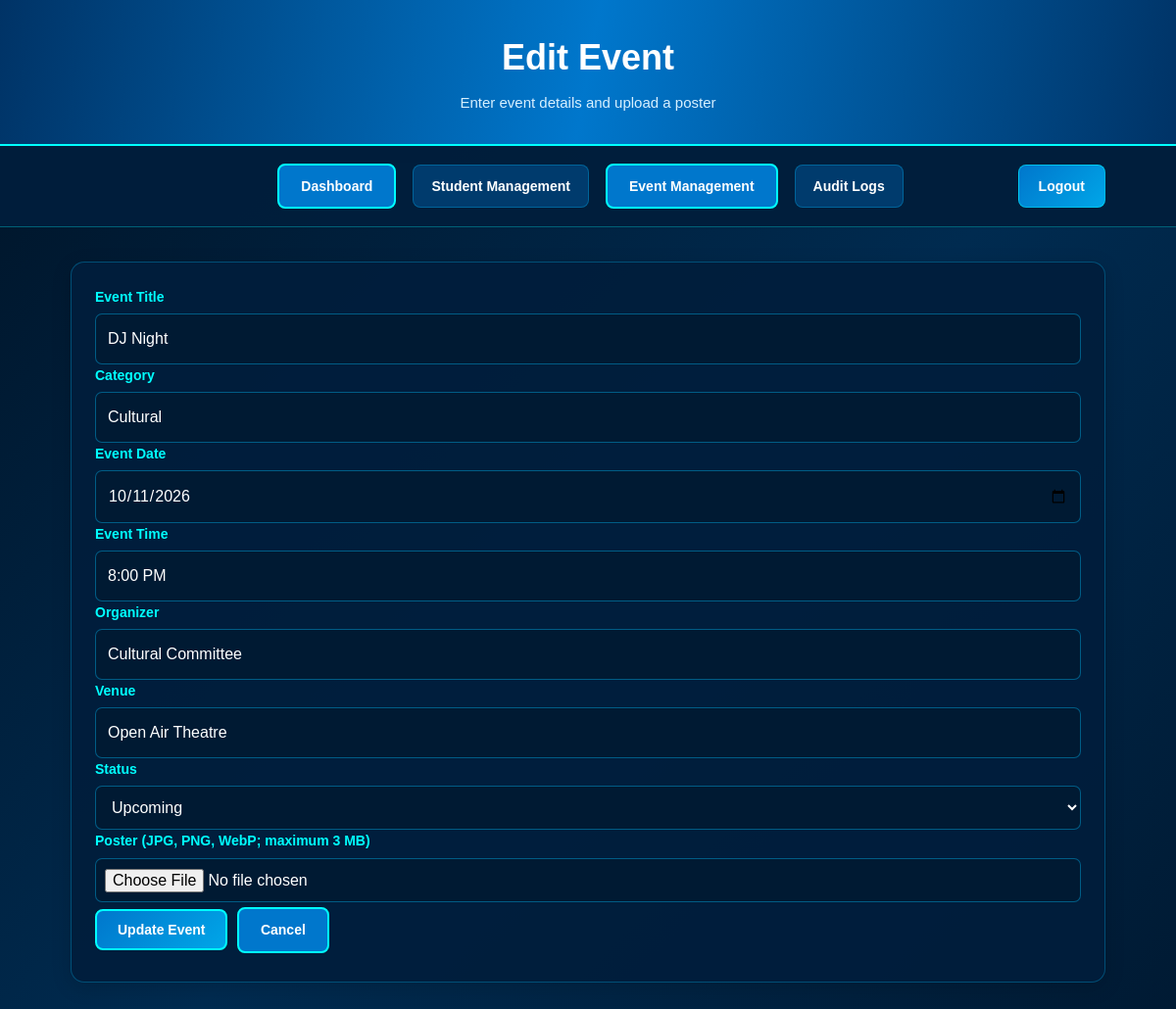
Page /event_form.php?id=10 (signed in) on the committed database.
### tables this page shows
CREATE TABLE `events` (
  `id` int(11) NOT NULL,
  `title` varchar(150) NOT NULL,
  `category` varchar(50) NOT NULL,
  `event_date` date NOT NULL,
  `organizer` varchar(100) NOT NULL,
  `venue` varchar(150) NOT NULL,
  `event_time` varchar(30) NOT NULL,
  `status` varchar(50) NOT NULL,
  `poster` varchar(255) DEFAULT NULL
);

### event_form.php (the view, shortened to what this page needs)
<?php
require_once __DIR__ . '/database.php';
function h($value): string
{
    return htmlspecialchars((string)$value, ENT_QUOTES, 'UTF-8');
}
$id = filter_input(INPUT_GET, 'id', FILTER_VALIDATE_INT);
$editing = $id !== null && $id !== false && $id > 0;
$event = [
    'title' => '',
    'category' => '',
    'event_date' => '',
    'organizer' => '',
    'venue' => '',
    'event_time' => '',
    'status' => 'Upcoming',
    'poster' => ''
];
if ($editing) {
    $stmt = $conn->prepare('SELECT * FROM events WHERE id = :id');
    $stmt->execute(['id' => $id]);
    $existing = $stmt->fetch(PDO::FETCH_ASSOC);
    $event = array_merge($event, $existing);
}
?>
<!DOCTYPE html>
<html lang="en">
<head>
    <link rel="stylesheet" href="events.css">
</head>
<body>
<header class="header">
    <h1><?= $editing ? 'Edit Event' : 'Add New Event' ?></h1>
    <p>Enter event details and upload a poster</p>
</header>
<nav class="navbar">
    <div class="nav-links">
        <a href="admindash.php">Dashboard</a>
        <a href="students.php">Student Management</a>
        <a href="events.php" class="active">Event Management</a>
        <a href="audit_logs.php">Audit Logs</a>
    </div>
    <a href="logout.php" class="logout-btn">Logout</a>
</nav>
<main class="container">
    <form method="POST" enctype="multipart/form-data"
          class="event-card event-content">
        <label for="title">Event Title</label>
        <input id="title" name="title" maxlength="150" required
               value="<?= h($event['title']) ?>">
        <label for="category">Category</label>
        <input id="category" name="category" maxlength="50" required
               value="<?= h($event['category']) ?>"
               placeholder="Technical, Cultural, Sports">
        <label for="event_date">Event Date</label>
        <input id="event_date" type="date" name="event_date" required
               value="<?= h($event['event_date']) ?>">
        <label for="event_time">Event Time</label>
        <input id="event_time" name="event_time" maxlength="30" required
               value="<?= h($event['event_time']) ?>"
               placeholder="10:00 AM">
        <label for="organizer">Organizer</label>
        <input id="organizer" name="organizer" maxlength="100" required
               value="<?= h($event['organizer']) ?>">
        <label for="venue">Venue</label>
        <input id="venue" name="venue" maxlength="150" required
               value="<?= h($event['venue']) ?>">
        <label for="status">Status</label>
        <select id="status" name="status" required>
            <?php foreach (
                ['Upcoming', 'Ongoing', 'Completed', 'Cancelled'] as $status
            ): ?>
                <option value="<?= h($status) ?>"
                    <?= $event['status'] === $status ? 'selected' : '' ?>>
                    <?= h($status) ?>
                </option>
            <?php endforeach; ?>
        </select>
        <label for="poster">
            Poster (JPG, PNG, WebP; maximum 3 MB)
        </label>
        <input id="poster" type="file" name="poster"
               accept=".jpg,.jpeg,.png,.webp,image/jpeg,image/png,image/webp">
        <div class="actions">
            <button type="submit" name="action" value="save">
                <?= $editing ? 'Update Event' : 'Save Event' ?>
            </button>
            <a class="button secondary" href="events.php">Cancel</a>
        </div>
    </form>
</main>
</body>
</html>

### events.css (style rules this page uses)
* { margin: 0; padding: 0; box-sizing: border-box; }
:root { --navy: #001326; --dark-blue: #003366; --blue: #0077cc; --cyan: #00ffff; --light-cyan: #00bfff; --white: #ffffff; --text: #d5e9f8; --card: rgba(0, 30, 60, 0.92); }
html { scroll-behavior: smooth; }
body { font-family: Arial, Helvetica, sans-serif; background: linear-gradient(135deg, #001326, #002b50 55%, #001a33); background-attachment: fixed; color: var(--white); min-height: 100vh; line-height: 1.6; }
.header { text-align: center; padding: 30px 20px; background: linear-gradient(100deg, #003366, #0077cc, #003366); border-bottom: 2px solid var(--cyan); box-shadow: 0 5px 25px rgba(0, 0, 0, 0.35); }
.header h1 { font-size: clamp(25px, 4vw, 36px); margin-bottom: 5px; color: var(--white); }
.header p { color: #d8f0ff; font-size: 15px; }
.navbar { display: flex; justify-content: center; align-items: center; flex-wrap: wrap; gap: 15px; padding: 13px 6%; background: rgba(0, 30, 60, 0.97); border-bottom: 1px solid rgba(0, 255, 255, 0.3); position: sticky; top: 0; z-index: 10; }
.nav-links { display: flex; justify-content: center; align-items: center; flex-wrap: wrap; gap: 12px; }
.nav-links a { color: var(--white); text-decoration: none; font-size: 14px; font-weight: bold; padding: 9px 13px; border-radius: 7px; transition: 0.3s ease; }
.nav-links a:hover, .nav-links a.active { color: var(--cyan); background: rgba(0, 191, 255, 0.12); }
.navbar .logout-btn { position: absolute; right: 6%; display: inline-block; color: var(--white); background: #0077cc; padding: 10px 20px; border: 1px solid var(--cyan); border-radius: 8px; font-size: 14px; font-weight: bold; text-decoration: none; }
.container, main { width: 88%; max-width: 1200px; margin: 35px auto; }
p { color: var(--text); }
label { display: block; margin-bottom: 6px; color: var(--cyan); font-size: 14px; font-weight: bold; }
input, select, textarea { width: 100%; padding: 12px; border: 1px solid rgba(0, 191, 255, 0.4); border-radius: 7px; background: #001a33; color: var(--white); font: inherit; outline: none; }
input[type="file"] { padding: 9px; }
.btn, button, input[type="submit"] { display: inline-block; color: #ffffff; background: linear-gradient(135deg, #0077cc, #00a6e8); padding: 11px 21px; border: 2px solid #00ffff; border-radius: 8px; font-size: 14px; font-weight: bold; text-decoration: none; cursor: pointer; transition: 0.3s ease; }
.event-card, .card { min-width: 0; padding: 24px; background: var(--card); border: 1px solid rgba(0, 191, 255, 0.3); border-radius: 14px; box-shadow: 0 5px 20px rgba(0, 0, 0, 0.15); transition: transform 0.3s ease, border-color 0.3s ease, box-shadow 0.3s ease; }
button[type="reset"], input[type="reset"], .reset-btn, a.cancel-btn, a[href="events.php"], a[href="admindash.php"] { display: inline-block !important; background: #0077cc !important; color: #ffffff !important; border: 2px solid #00ffff !important; border-radius: 8px !important; padding: 10px 22px !important; margin: 5px !important; font-size: 14px !important; font-weight: bold !important; text-decoration: none !important; cursor: pointer !important; opacity: 1 !important; visibility: visible !important; transition: 0.3s ease; }
.navbar { display: flex; justify-content: center; align-items: center; flex-wrap: wrap; gap: 10px; padding: 13px 6%; background: rgba(0, 30, 60, 0.97); border-bottom: 1px solid rgba(0, 255, 255, 0.3); }
.navbar a { display: inline-block; color: #ffffff; background: rgba(0, 119, 204, 0.35); padding: 10px 18px; border: 1px solid rgba(0, 191, 255, 0.3); border-radius: 8px; font-size: 14px; font-weight: bold; text-decoration: none; transition: 0.3s ease; }
.navbar .logout-btn { background: linear-gradient(135deg, #0077cc, #00a6e8); border-color: rgba(0, 255, 255, 0.45); }

### rows in the picture
events: title "DJ Night", category "Cultural", event_date "10/11/2026", event_time "8:00 PM", organizer "Cultural Committee", venue "Open Air Theatre"

### other values in the picture
form field status "Upcoming"
